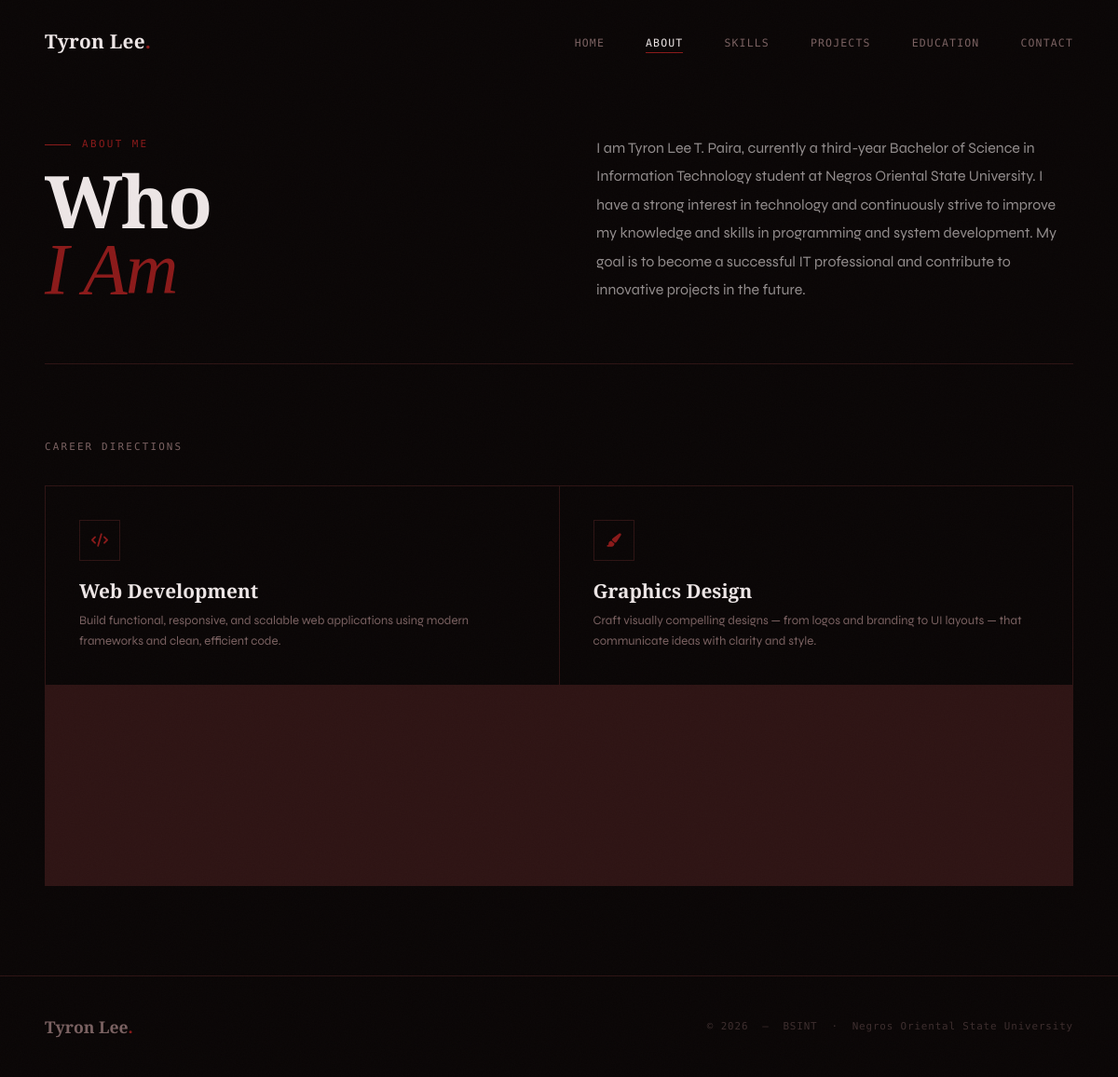
Page /about/ on the earlier database version.
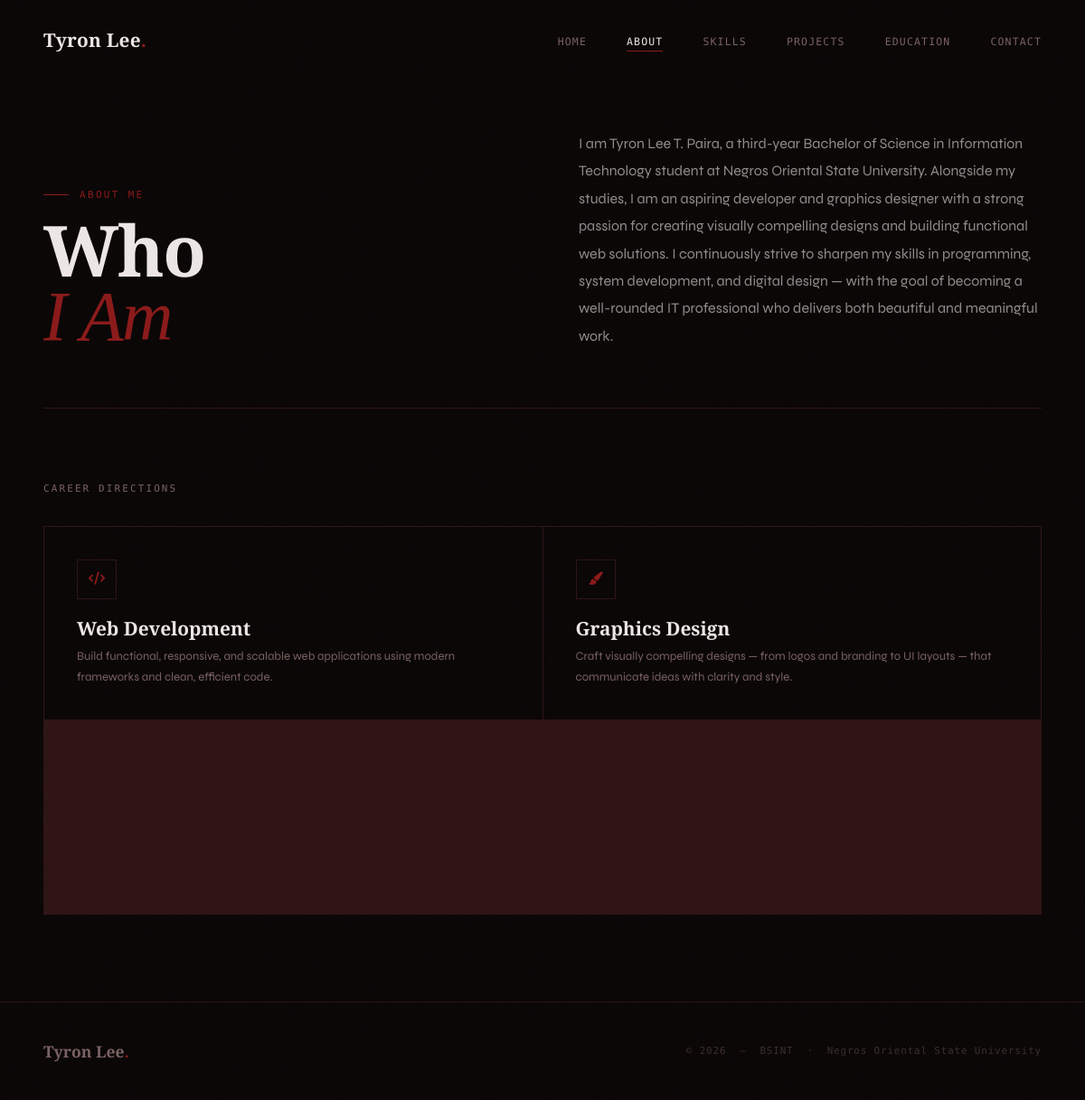
Same page on the later database version.
### projectMidterm/models.py (models this page shows, shortened)
class Profile(models.Model):
    name = models.CharField(max_length=100, default='Tyron Lee T. Paira')
    tagline = models.CharField(max_length=200, default='BSIT Student | Aspiring Developer')
    short_intro = models.TextField(default='A passionate Bachelor of Science in Information Technology student aiming to develop skills in web development and technology solutions.')
    about_text = models.TextField(default='I am Tyron Lee T. Paira, currently a third-year Bachelor of Science in Information Technology student at Negros Oriental State University. I have a strong interest in technology and continuously strive to improve my knowledge and skills in programming and system development. My goal is to become a successful IT professional and contribute to innovative projects in the future.')
    profile_photo = models.ImageField(upload_to='profile/', blank=True, null=True)
    email = models.EmailField(default='pairatyronlee21@gmail.com')
    class Meta:
        verbose_name_plural = 'Profile'

### projectMidterm/views.py (the view)
# urls.py: path('about/', views.about, name='about'),
def about(request):
    profile = Profile.objects.first()
    context = {
        'profile': profile,
        'active_page': 'about',
    }
    return render(request, 'projectMidterm/about.html', context)

### projectMidterm/templates/projectMidterm/about.html (shortened to what this page needs)
{% extends 'projectMidterm/base.html' %}
{% load static %}
{% block content %}
<section class="about-page">
  <div class="about-header">
    <div>
      <div class="sec-label">About Me</div>
      <h1 class="about-headline">
        Who<br><em>I Am</em>
      </h1>
    </div>
    <p class="about-intro">
      {{ profile.about_text|default:"I am Tyron Lee T. Paira, a third-year Bachelor of Science in Information Technology student at Negros Oriental State University. I have a strong interest in technology and continuously strive to improve my knowledge and skills in programming and system development. My goal is to become a successful IT professional who contributes to innovative projects in the future." }}
    </p>
  </div>
 <div class="reveal">
  <p class="goals-label">Career Directions</p>
  <div class="goals-grid stagger-children">
    <div class="goal-cell reveal">
      <div class="goal-icon-wrap"><i class="fas fa-code"></i></div>
      <h3 class="goal-name">Web Development</h3>
      <p class="goal-desc">Build functional, responsive, and scalable web applications using modern frameworks and clean, efficient code.</p>
    </div>
    <div class="goal-cell reveal">
      <div class="goal-icon-wrap"><i class="fas fa-paint-brush"></i></div>
      <h3 class="goal-name">Graphics Design</h3>
      <p class="goal-desc">Craft visually compelling designs — from logos and branding to UI layouts — that communicate ideas with clarity and style.</p>
    </div>
  </div>
</div>
</section>
{% endblock %}

Differences in the rows shown:
changed Profile: about_text "…Tyron Lee T. Paira, currently a third-year Bachelor of Science in Information Technology student at Negros Oriental State University. I have a strong interest in technology and continuously strive to improve my knowledge and skills in programming and system development. My goal is to become a successful IT professional and contribute to innovative projects in the future." → "…Tyron Lee T. Paira, a third-year Bachelor of Science in Information Technology student at Negros Oriental State University. Alongside my studies, I am an aspiring developer and graphics designer with a strong passion for creating visually compelling designs and building functional web solutions. I continuously strive to sharpen my skills in programming, system development, and digital design — with the goal of becoming a well-rounded IT professional who delivers both beautiful and meaningful work."
